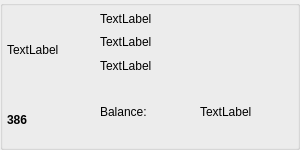
<?xml version="1.0" encoding="UTF-8"?>
<ui version="4.0">
 <class>MemberProfileGroupBox</class>
 <widget class="QGroupBox" name="MemberProfileGroupBox">
  <property name="geometry">
   <rect>
    <x>0</x>
    <y>0</y>
    <width>300</width>
    <height>150</height>
   </rect>
  </property>
  <property name="minimumSize">
   <size>
    <width>300</width>
    <height>150</height>
   </size>
  </property>
  <property name="maximumSize">
   <size>
    <width>300</width>
    <height>150</height>
   </size>
  </property>
  <property name="windowTitle">
   <string notr="true">GroupBox</string>
  </property>
  <property name="styleSheet">
   <string notr="true">QLabel#memberUsernameValueLabel{
font: 28pt &quot;Calibri&quot;;
font: bold;
qproperty-alignment: AlignCenter;
}

QLabel{
font: 18pt &quot;Calibri&quot;;
}
</string>
  </property>
  <layout class="QHBoxLayout" name="horizontalLayout">
   <property name="spacing">
    <number>3</number>
   </property>
   <property name="leftMargin">
    <number>4</number>
   </property>
   <property name="topMargin">
    <number>4</number>
   </property>
   <property name="rightMargin">
    <number>4</number>
   </property>
   <property name="bottomMargin">
    <number>4</number>
   </property>
   <item>
    <widget class="QWidget" name="verticalLayout_4" native="true">
     <property name="maximumSize">
      <size>
       <width>80</width>
       <height>16777215</height>
      </size>
     </property>
     <layout class="QVBoxLayout" name="verticalLayout_2">
      <property name="leftMargin">
       <number>0</number>
      </property>
      <property name="topMargin">
       <number>0</number>
      </property>
      <property name="rightMargin">
       <number>0</number>
      </property>
      <property name="bottomMargin">
       <number>0</number>
      </property>
      <item>
       <widget class="QLabel" name="memberImageLabel">
        <property name="minimumSize">
         <size>
          <width>80</width>
          <height>80</height>
         </size>
        </property>
        <property name="maximumSize">
         <size>
          <width>80</width>
          <height>80</height>
         </size>
        </property>
        <property name="text">
         <string notr="true">TextLabel</string>
        </property>
       </widget>
      </item>
      <item>
       <widget class="QLabel" name="memberUsernameValueLabel">
        <property name="text">
         <string notr="true">386</string>
        </property>
       </widget>
      </item>
     </layout>
    </widget>
   </item>
   <item>
    <spacer name="horizontalSpacer">
     <property name="orientation">
      <enum>Qt::Horizontal</enum>
     </property>
     <property name="sizeType">
      <enum>QSizePolicy::Fixed</enum>
     </property>
     <property name="sizeHint" stdset="0">
      <size>
       <width>10</width>
       <height>20</height>
      </size>
     </property>
    </spacer>
   </item>
   <item>
    <widget class="QWidget" name="verticalLayout_5" native="true">
     <layout class="QVBoxLayout" name="verticalLayout_3">
      <property name="leftMargin">
       <number>0</number>
      </property>
      <property name="topMargin">
       <number>0</number>
      </property>
      <property name="rightMargin">
       <number>0</number>
      </property>
      <property name="bottomMargin">
       <number>0</number>
      </property>
      <item>
       <widget class="QWidget" name="nameQWidget" native="true">
        <layout class="QVBoxLayout" name="verticalLayout">
         <property name="leftMargin">
          <number>0</number>
         </property>
         <property name="topMargin">
          <number>0</number>
         </property>
         <property name="rightMargin">
          <number>0</number>
         </property>
         <property name="bottomMargin">
          <number>0</number>
         </property>
         <item>
          <widget class="QLabel" name="membernameLabel">
           <property name="text">
            <string notr="true">TextLabel</string>
           </property>
          </widget>
         </item>
         <item>
          <widget class="QLabel" name="surname1Label">
           <property name="text">
            <string notr="true">TextLabel</string>
           </property>
          </widget>
         </item>
         <item>
          <widget class="QLabel" name="surname2Label">
           <property name="text">
            <string notr="true">TextLabel</string>
           </property>
          </widget>
         </item>
        </layout>
       </widget>
      </item>
      <item>
       <widget class="QWidget" name="memberAccountWidget" native="true">
        <layout class="QHBoxLayout" name="horizontalLayout_2">
         <property name="spacing">
          <number>6</number>
         </property>
         <property name="leftMargin">
          <number>0</number>
         </property>
         <property name="topMargin">
          <number>0</number>
         </property>
         <property name="rightMargin">
          <number>0</number>
         </property>
         <property name="bottomMargin">
          <number>0</number>
         </property>
         <item>
          <widget class="QLabel" name="memberAccountLabel">
           <property name="text">
            <string>Balance:</string>
           </property>
          </widget>
         </item>
         <item>
          <widget class="QLabel" name="memberAccountValueLabel">
           <property name="text">
            <string notr="true">TextLabel</string>
           </property>
          </widget>
         </item>
        </layout>
       </widget>
      </item>
     </layout>
    </widget>
   </item>
  </layout>
 </widget>
 <resources/>
 <connections/>
</ui>
